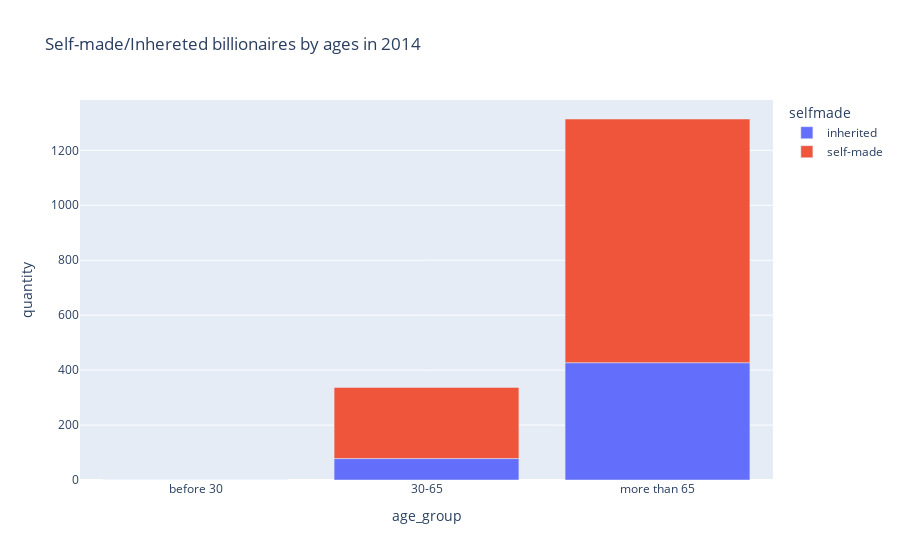

The cell this chart's notebook holds for it:
### Code cell
import plotly.express as px
age_group = ['before 30', '30-65', 'more than 65']
fig = px.bar(age_group_selfmade_2014, x="age_group", y="quantity", color="selfmade",\
             title="Self-made/Inhereted billionaires by ages in 2014 ")
fig.update_layout(xaxis={'tickvals': age_group})


fig.show()

### Figure 1 — Plotly figure (JSON) as saved in the notebook; plotly's stock layout.template omitted (floating-point values rounded to 4 significant figures)
{"data": [{"alignmentgroup": "True", "hovertemplate": "selfmade=inherited<br>age_group=%{x}<br>quantity=%{y}<extra></extra>", "legendgroup": "inherited", "marker": {"color": "#636efa", "pattern": {"shape": ""}}, "name": "inherited", "offsetgroup": "inherited", "orientation": "v", "showlegend": true, "textposition": "auto", "type": "bar", "x": ["before 30", "30-65", "more than 65"], "xaxis": "x", "y": [0, 78, 427], "yaxis": "y"}, {"alignmentgroup": "True", "hovertemplate": "selfmade=self-made<br>age_group=%{x}<br>quantity=%{y}<extra></extra>", "legendgroup": "self-made", "marker": {"color": "#EF553B", "pattern": {"shape": ""}}, "name": "self-made", "offsetgroup": "self-made", "orientation": "v", "showlegend": true, "textposition": "auto", "type": "bar", "x": ["before 30", "30-65", "more than 65"], "xaxis": "x", "y": [0, 259, 887], "yaxis": "y"}], "layout": {"barmode": "relative", "legend": {"title": {"text": "selfmade"}, "tracegroupgap": 0}, "title": {"text": "Self-made/Inhereted billionaires by ages in 2014 "}, "xaxis": {"anchor": "y", "domain": [0, 1], "tickvals": ["before 30", "30-65", "more than 65"], "title": {"text": "age_group"}}, "yaxis": {"anchor": "x", "domain": [0, 1], "title": {"text": "quantity"}}}}
